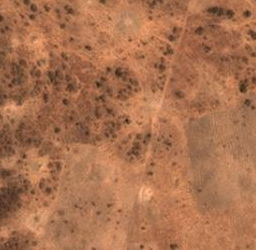
#> input picture test_classification_assets/no_buildings/371304.tif, 256 x 250 px, found by its file name; its folder holds only this picture in this run
$ jupyter execute --allow-errors Untitled.ipynb   (shell and % lines are left out)
#> lines starting #> are read from the running program, lines starting #| are printed output that depends on the picture
[cell 1]
import numpy as np
import cv2
import os
import matplotlib.pyplot as plt

[cell 2]
ROOT_DIR = os.getcwd()
BUILDING_DIR = os.path.join(ROOT_DIR, "classification","buildings")
NO_BUILDING_DIR = os.path.join(ROOT_DIR, "classification","no_buildings")
SEG_DIR = os.path.join(ROOT_DIR, "segmentation","images")

[cell 3]
no_buildings = os.listdir(NO_BUILDING_DIR)
shapes=[]
for i in no_buildings:
    img = cv2.imread(os.path.join(NO_BUILDING_DIR,no_buildings[0]),0)
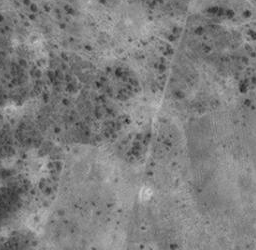
#> img: shape (250, 256); min 28, max 202, mean 126.5
    shapes.append(img.shape)

[cell 4]
print('Done')

[cell 5]
np.unique(shapes, return_counts=True)
#> Out = ([250, 256], [1, 1])


$ run again, on test_classification_assets/no_buildings/371379.tif
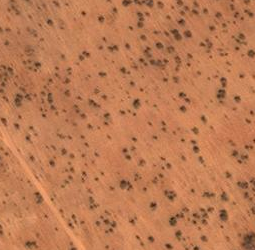
#> input picture test_classification_assets/no_buildings/371379.tif, 255 x 250 px, found by its file name
#> `img = cv2.imread(os.path.join(NO_BUILDING_DIR,no_buildings[0]),0)`:
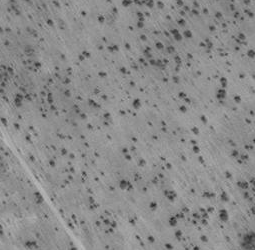
#> img: shape (250, 255); min 35, max 188, mean 138.3
